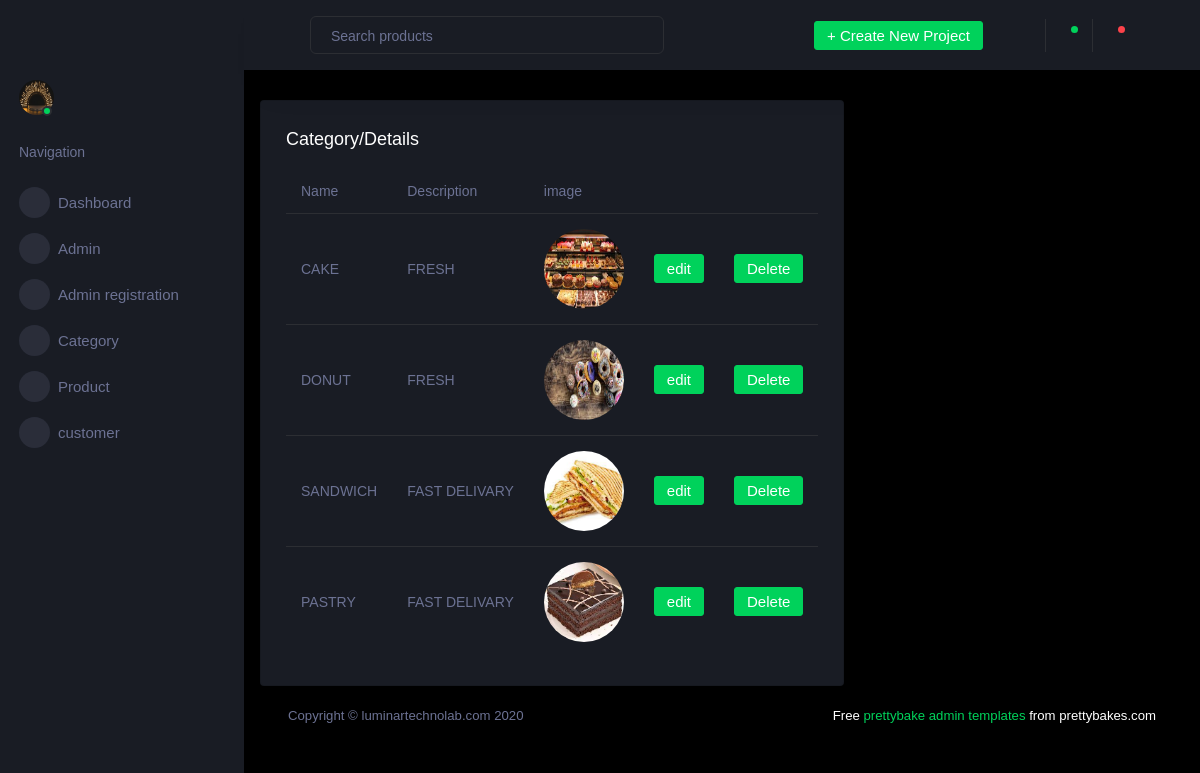
The page /backend/displayitem/ on the database its author committed.
### backend/models.py (models this page shows)
class itemdb(models.Model):
    Name = models.CharField(max_length=100, null=True, blank=True)
    Description = models.CharField(max_length=100, null=True, blank=True)
    image = models.ImageField(upload_to="pic", null=True, blank=True)

### backend/views.py (the view)
# urls.py: path('displayitem/', views.displayitem, name="displayitem"),
def displayitem(request):
    data = itemdb.objects.all()
    return render(request, "displayitem.html", {'data': data})

### backend/Templates/displayitem.html (shortened to what this page needs)
<!DOCTYPE html>
{% extends 'index.html' %}
{% block content %}
<html lang="en">
<head>
</head>
<body>
<div class="card">
                  <div class="card-body">
                    <h4 class="card-title">category/Details</h4>
                    <div class="table-responsive">
                      <table class="table">
                        <thead>
                          <tr>
                            <th>Name</th>
                            <th>Description</th>
                              <th>image</th>
                          </tr>
                        </thead>
                        <tbody>
                        {% for d in data %}
                        <tr>
                            <td>{{ d.Name }}</td>
                            <td>{{ d.Description }}</td>
                            <td>
                                <img src="{{ d.image.url}}" style="height:80px; width:80px">
                            </td>
                            <td>
                                <form action="{% url 'edititem' dataid=d.id %}">
                                    <button type="submit" class="btn btn-success">edit</button>
                                </form>
                            </td>
                            <td>
                                <form action="{% url 'deleteitem' dataid=d.id %}">
                                    <button type="submit" class="btn btn-success">Delete</button>
                                </form>
                            </td>
                        </tr>
                        {% endfor %}
                        </tbody>
                      </table>
                    </div>
                  </div>
                </div>
</body>
{% endblock %}

### backend/Templates/index.html (shortened to what this page needs)
<!DOCTYPE html>
{% load static %}
<html lang="en">
  <head>
    <link rel="stylesheet" href="{% static 'assets/vendors/mdi/css/materialdesignicons.min.css' %}">
    <link rel="stylesheet" href="{% static 'assets/vendors/css/vendor.bundle.base.css' %}" >
    <link rel="stylesheet" href="{% static 'assets/vendors/jvectormap/jquery-jvectormap.css' %}">
    <link rel="stylesheet" href="{% static 'assets/vendors/flag-icon-css/css/flag-icon.min.css' %}">
    <link rel="stylesheet" href="{% static 'assets/vendors/owl-carousel-2/owl.carousel.min.css' %}">
    <link rel="stylesheet" href="{% static 'assets/vendors/owl-carousel-2/owl.theme.default.min.css' %}">
    <link rel="stylesheet" href="{% static 'assets/css/style.css' %}">
  </head>
  <body>
    <div class="container-scroller">
      <nav class="sidebar sidebar-offcanvas" id="sidebar">
        <div class="sidebar-brand-wrapper d-none d-lg-flex align-items-center justify-content-center fixed-top">
        </div>
        <ul class="nav">
          <li class="nav-item profile">
            <div class="profile-desc">
              <div class="profile-pic">
                <div class="count-indicator">
                  <img class="img-xs rounded-circle " src="{% static 'assets/images/faces/indoorstage.jpg' %}" alt="">
                  <span class="count bg-success"></span>
                </div>
              </div>
              <a href="#" id="profile-dropdown" data-toggle="dropdown"><i class="mdi mdi-dots-vertical"></i></a>
            </div>
          </li>
          <li class="nav-item nav-category">
            <span class="nav-link">Navigation</span>
          </li>
          <li class="nav-item menu-items">
            <a class="nav-link" href="{% url 'index' %}">
              <span class="menu-icon">
                <i class="mdi mdi-speedometer"></i>
              </span>
              <span class="menu-title" >Dashboard</span>
            </a>
          </li>
          <li class="nav-item menu-items">
            <a class="nav-link" data-toggle="collapse" href="#ui-basic" aria-expanded="false" aria-controls="ui-basic">
              <span class="menu-icon">
                <i class="mdi mdi-laptop"></i>
              </span>
              <span class="menu-title">Admin</span>
              <i class="menu-arrow"></i>
            </a>
          </li>
          <li class="nav-item menu-items">
            <a class="nav-link" data-toggle="collapse" href="#ui-basic3" aria-expanded="false" aria-controls="ui-basic3">
              <span class="menu-icon">
                <i class="mdi mdi-laptop"></i>
              </span>
              <span class="menu-title">Admin registration</span>
              <i class="menu-arrow"></i>
            </a>
          </li>
          <li class="nav-item menu-items">
            <a class="nav-link" data-toggle="collapse" href="#ui-basic1" aria-expanded="false" aria-controls="ui-basic1">
              <span class="menu-icon">
                <i class="mdi mdi-laptop"></i>
              </span>
              <span class="menu-title">Category</span>
              <i class="menu-arrow"></i>
            </a>
          </li>
          <li class="nav-item menu-items">
            <a class="nav-link" data-toggle="collapse" href="#ui-basic2" aria-expanded="false" aria-controls="ui-basic2">
              <span class="menu-icon">
                <i class="mdi mdi-laptop"></i>
              </span>
              <span class="menu-title">Product</span>
              <i class="menu-arrow"></i>
            </a>
          </li>
           <li class="nav-item menu-items">
            <a class="nav-link" data-toggle="collapse" href="#ui-basic6" aria-expanded="false" aria-controls="ui-basic6">
              <span class="menu-icon">
                <i class="mdi mdi-laptop"></i>
              </span>
              <span class="menu-title">customer </span>
              <i class="menu-arrow"></i>
            </a>
          </li>
        </ul>
      </nav>
      <div class="container-fluid page-body-wrapper">
        <nav class="navbar p-0 fixed-top d-flex flex-row">
          <div class="navbar-menu-wrapper flex-grow d-flex align-items-stretch">
            <button class="navbar-toggler navbar-toggler align-self-center" type="button" data-toggle="minimize">
              <span class="mdi mdi-menu"></span>
            </button>
            <ul class="navbar-nav w-100">
              <li class="nav-item w-100">
                <form class="nav-link mt-2 mt-md-0 d-none d-lg-flex search">
                  <input type="text" class="form-control" placeholder="Search products">
                </form>
              </li>
            </ul>
            <ul class="navbar-nav navbar-nav-right">
              <li class="nav-item dropdown d-none d-lg-block">
                <a class="nav-link btn btn-success create-new-button" id="createbuttonDropdown" data-toggle="dropdown" aria-expanded="false" href="#">+ Create New Project</a>
              </li>
              <li class="nav-item nav-settings d-none d-lg-block">
                <a class="nav-link" href="#">
                  <i class="mdi mdi-view-grid"></i>
                </a>
              </li>
              <li class="nav-item dropdown border-left">
                <a class="nav-link count-indicator dropdown-toggle" id="messageDropdown" href="#" data-toggle="dropdown" aria-expanded="false">
                  <i class="mdi mdi-email"></i>
                  <span class="count bg-success"></span>
                </a>
              </li>
              <li class="nav-item dropdown border-left">
                <a class="nav-link count-indicator dropdown-toggle" id="notificationDropdown" href="#" data-toggle="dropdown">
                  <i class="mdi mdi-bell"></i>
                  <span class="count bg-danger"></span>
                </a>
              </li>
              <li class="nav-item dropdown">
                <a class="nav-link" id="profileDropdown" href="#" data-toggle="dropdown">
                  <div class="navbar-profile">
                    <i class="mdi mdi-menu-down d-none d-sm-block"></i>
                  </div>
                </a>
              </li>
            </ul>
          </div>
        </nav>
        <div class="main-panel">
          <div class="content-wrapper">
            <div class="row">
                {% block content %}{% endblock %}
          </div>
          <footer class="footer">
            <div class="d-sm-flex justify-content-center justify-content-sm-between">
              <span class="text-muted d-block text-center text-sm-left d-sm-inline-block">Copyright © luminartechnolab.com 2020</span>
              <span class="float-none float-sm-right d-block mt-1 mt-sm-0 text-center"> Free <a href="" target="_blank">prettybake admin templates</a> from prettybakes.com</span>
            </div>
          </footer>
        </div>
      </div>
    </div>
  </body>
</html>

### rows shown on the page
itemdb: Name "CAKE", Description "FRESH", image (picture)
itemdb: Name "DONUT", Description "FRESH", image (picture)
itemdb: Name "SANDWICH", Description "FAST DELIVARY", image (picture)
itemdb: Name "PASTRY", Description "FAST DELIVARY", image (picture)
